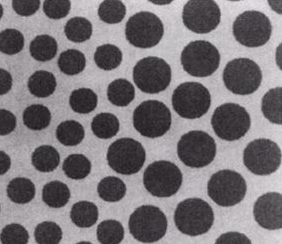
#> input picture aula-10/textura.png, 282 x 244 px
$ python ex10.py
#> lines starting #> are read from the running program, lines starting #| are printed output that depends on the picture
import cv2

img = cv2.imread('textura.png',0)
#> img: shape (244, 282); min 29, max 227, mean 117.6

structuringElement = cv2.getStructuringElement(
    cv2.MORPH_ELLIPSE, (5,5)
)

clsd = cv2.morphologyEx(
    img, cv2.MORPH_CLOSE, structuringElement, iterations=8
)
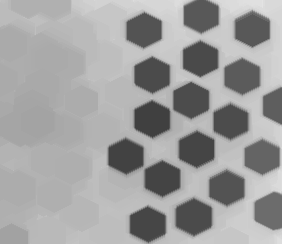
#> clsd: shape (244, 282); min 64, max 227, mean 158.5


opnd = cv2.morphologyEx(
    clsd, cv2.MORPH_OPEN, structuringElement, iterations=20
)
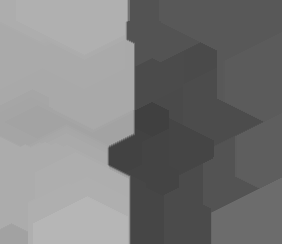
#> opnd: shape (244, 282); min 64, max 182, mean 123.4

grad = cv2.morphologyEx(
    opnd, cv2.MORPH_GRADIENT, structuringElement
)
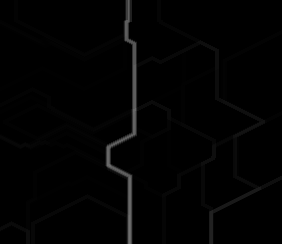
#> grad: shape (244, 282); min 0, max 111, mean 2.4

final = img - grad
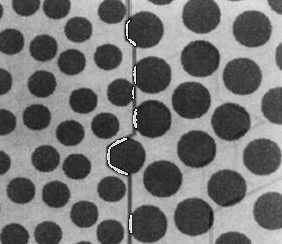
#> final: shape (244, 282); min 0, max 255, mean 116.6
final = cv2.subtract(img, grad)

cv2.imshow('Original', img)
cv2.waitKey(0)
cv2.imshow('Closed', clsd)
cv2.waitKey(0)
cv2.imshow('Opening', opnd)
cv2.waitKey(0)
cv2.imshow('Gradiente', grad)
cv2.waitKey(0)
cv2.imshow('Final', final)
cv2.waitKey(0)
cv2.destroyAllWindows()
